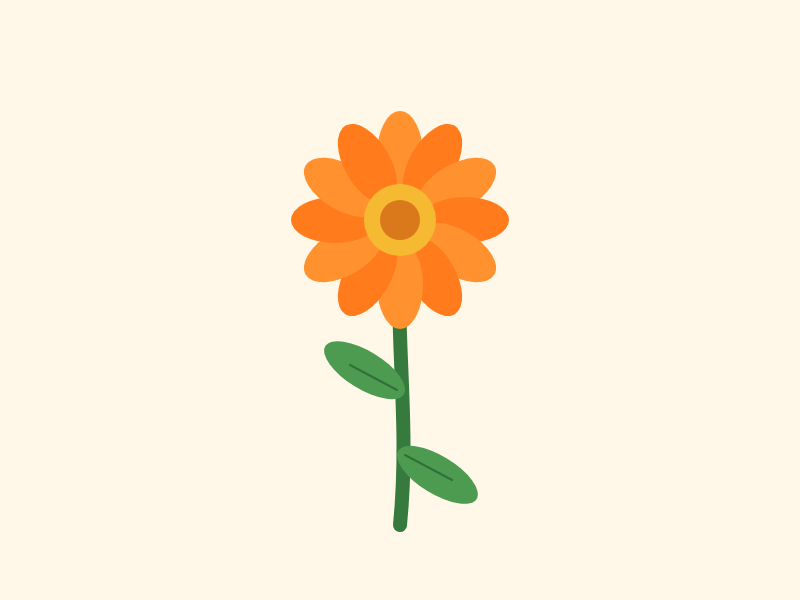
Frame 1 (no input)
Frame 2 (the mouse pressed at the canvas centre, redrawn once): identical to frame 1, image omitted

The p5.js sketch that drew this single still picture (run headless with seeded random() and noise() and a simulated clock; the mouse was pressed at the canvas centre and the sketch redrawn once):

// p5.js sketch
// ── sketch.js
function setup() {
    createCanvas(800, 600);
    noLoop();
}

function draw() {
    background("#fff7e8");

    noStroke();

    // Tallo
    stroke("#367a3d");
    strokeWeight(14);
    noFill();
    bezier(400, 250, 395, 335, 410, 425, 400, 525);

    // Hojas
    noStroke();
    fill("#4d9b50");
    push();
    translate(397, 390);
    rotate(0.55);
    ellipse(-38, 0, 92, 38);
    pop();

    push();
    translate(405, 455);
    rotate(0.55);
    ellipse(38, 0, 92, 38);
    pop();

    // Nervaduras de las hojas
    stroke("#2f7139");
    strokeWeight(2);
    line(397, 390, 350, 365);
    line(405, 455, 452, 480);

    // Pétalos
    noStroke();
    const petalCount = 12;
    for (let i = 0; i < petalCount; i++) {
        push();
        translate(400, 220);
        rotate(TWO_PI * i / petalCount);
        fill(i % 2 === 0 ? "#ff922e" : "#ff7b1c");
        ellipse(0, -65, 46, 88);
        pop();
    }

    // Centro de la flor
    fill("#f5b932");
    circle(400, 220, 72);
    fill("#d9791c");
    circle(400, 220, 40);
}
